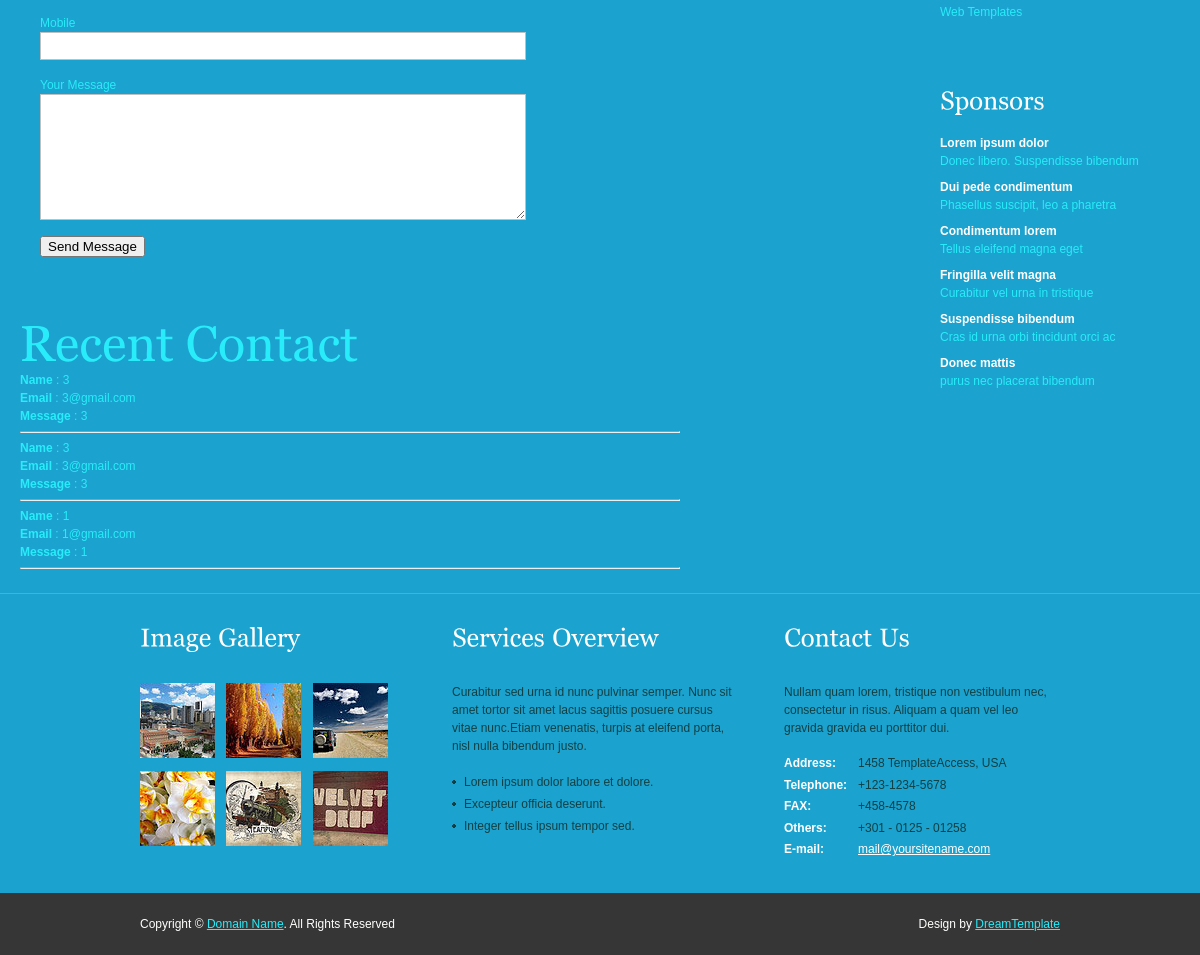
Page /contact/ (lower part) on the earlier database version.
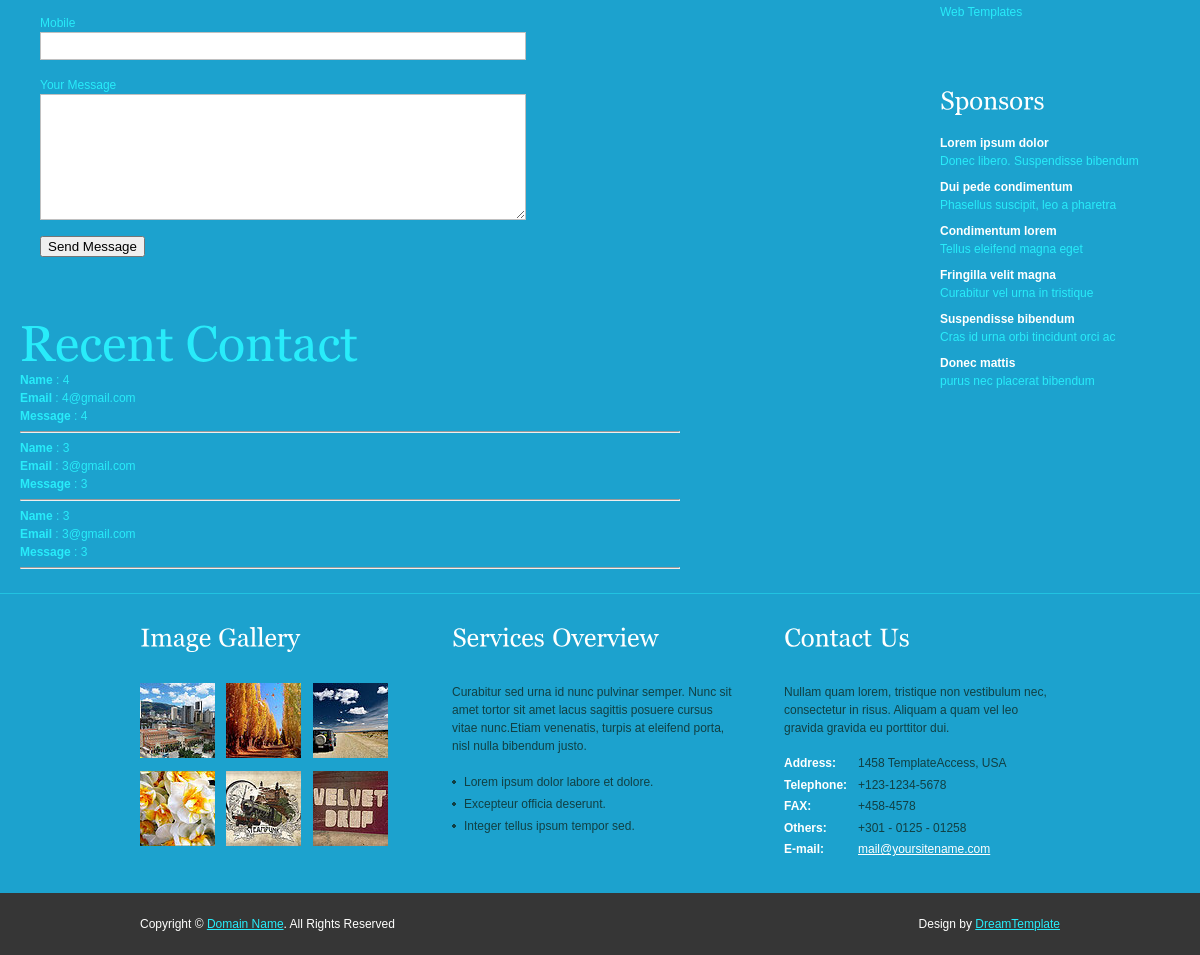
Same page on the later database version.
### onlineexamapp/models.py (models this page shows, shortened)
class Contact(models.Model):
    name = models.CharField(max_length = 100)
    email = models.CharField(max_length = 100)
    mobile = models.CharField(max_length = 100)
    message = models.TextField()

### onlineexamapp/views.py (the view)
# urls.py: path('contact/', views.contact, name='contact'),
def contact(request):
    if request.method == "POST":
        Contact.objects.create(
            name=request.POST['name'],
            email=request.POST['email'],
            mobile=request.POST['mobile'],
            message=request.POST['message']
        )
        recentContacts = Contact.objects.all().order_by('-id')[:3]
        msg = 'Message Send Successfully !!!'
        return render(request, 'contact.html', {'msg': msg, 'recentContacts': recentContacts})
    else:
        recentContacts = Contact.objects.all().order_by('-id')[:3]
        return render(request, 'contact.html', {'recentContacts': recentContacts})

### onlineexamapp/templates/contact.html (shortened to what the changed rows need)
{% extends 'header.html' %}
{% load static %}
{% block content %}
<!DOCTYPE html
  PUBLIC "-//W3C//DTD XHTML 1.0 Transitional//EN" "http://www.w3.org/TR/xhtml1/DTD/xhtml1-transitional.dtd">
<html xmlns="http://www.w3.org/1999/xhtml">
<head>
</head>
<body>
  <div class="main">
    <div class="content">
      <div class="content_resize">
        <div class="mainbar">
          <div class="article">
            <form action="{% url 'contact' %}" method="post" id="sendemail">
            </form>
          </div>
          <div class="recent-contacts">
            <h1>Recent Contact</h1>
            {% for i in recentContacts %}
            <b>Name</b> : {{i.name}}<br>
            <b>Email</b> : {{i.email}}<br>
            <b>Message</b> : {{i.message}}<br>
            <hr>
            {% endfor %}
          </div>
        </div>
        <div class="sidebar">
          <div class="gadget">
            <h2 class="star"><span>Sponsors</span></h2>
          </div>
        </div>
      </div>
    </div>
    <div class="fbg">
      <div class="fbg_resize">
        <div class="col c1">
          <h2><span>Image</span> Gallery</h2>
        </div>
        <div class="col c2">
          <h2><span>Services</span> Overview</h2>
        </div>
        <div class="col c3">
          <h2><span>Contact</span> Us</h2>
        </div>
      </div>
    </div>
  </div>
</body>
</html>
{% endblock %}

Differences in the rows shown:
no longer on this page (row unchanged): Contact: name "1", email "1@gmail.com", message "1"
added Contact: name "4", email "4@gmail.com", message "4"
